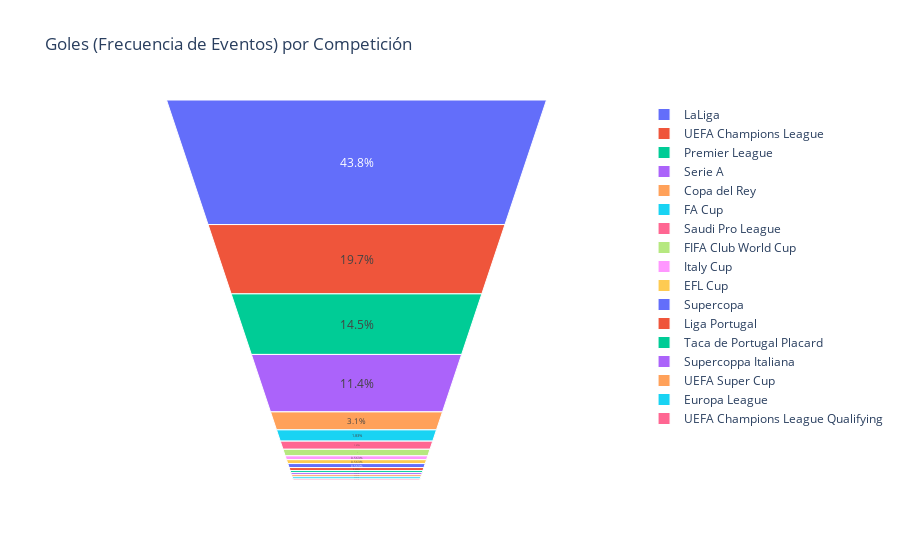

The notebook cell saved with this chart:
### Code cell
dig

### Figure 1 — Plotly figure (JSON) as saved in the notebook; plotly's stock layout.template omitted (floating-point values rounded to 4 significant figures)
{"data": [{"customdata": [["LaLiga"], ["UEFA Champions League"], ["Premier League"], ["Serie A"], ["Copa del Rey"], ["FA Cup"], ["Saudi Pro League"], ["FIFA Club World Cup"], ["Italy Cup"], ["EFL Cup"], ["Supercopa"], ["Liga Portugal"], ["Taca de Portugal Placard"], ["Supercoppa Italiana"], ["UEFA Super Cup"], ["Europa League"], ["UEFA Champions League Qualifying"]], "domain": {"x": [0, 1], "y": [0, 1]}, "hovertemplate": "Competition=%{customdata[0]}<br>Total_Goles=%{value}<extra></extra>", "labels": ["LaLiga", "UEFA Champions League", "Premier League", "Serie A", "Copa del Rey", "FA Cup", "Saudi Pro League", "FIFA Club World Cup", "Italy Cup", "EFL Cup", "Supercopa", "Liga Portugal", "Taca de Portugal Placard", "Supercoppa Italiana", "UEFA Super Cup", "Europa League", "UEFA Champions League Qualifying"], "legendgroup": "", "marker": {"colors": ["#636efa", "#EF553B", "#00cc96", "#ab63fa", "#FFA15A", "#19d3f3", "#FF6692", "#B6E880", "#FF97FF", "#FECB52", "#636efa", "#EF553B", "#00cc96", "#ab63fa", "#FFA15A", "#19d3f3", "#FF6692"]}, "name": "", "showlegend": true, "type": "funnelarea", "values": [311, 140, 103, 81, 22, 13, 9, 7, 4, 4, 4, 3, 2, 2, 2, 2, 1]}], "layout": {"legend": {"tracegroupgap": 0}, "title": {"text": "Goles (Frecuencia de Eventos) por Competición"}}}
